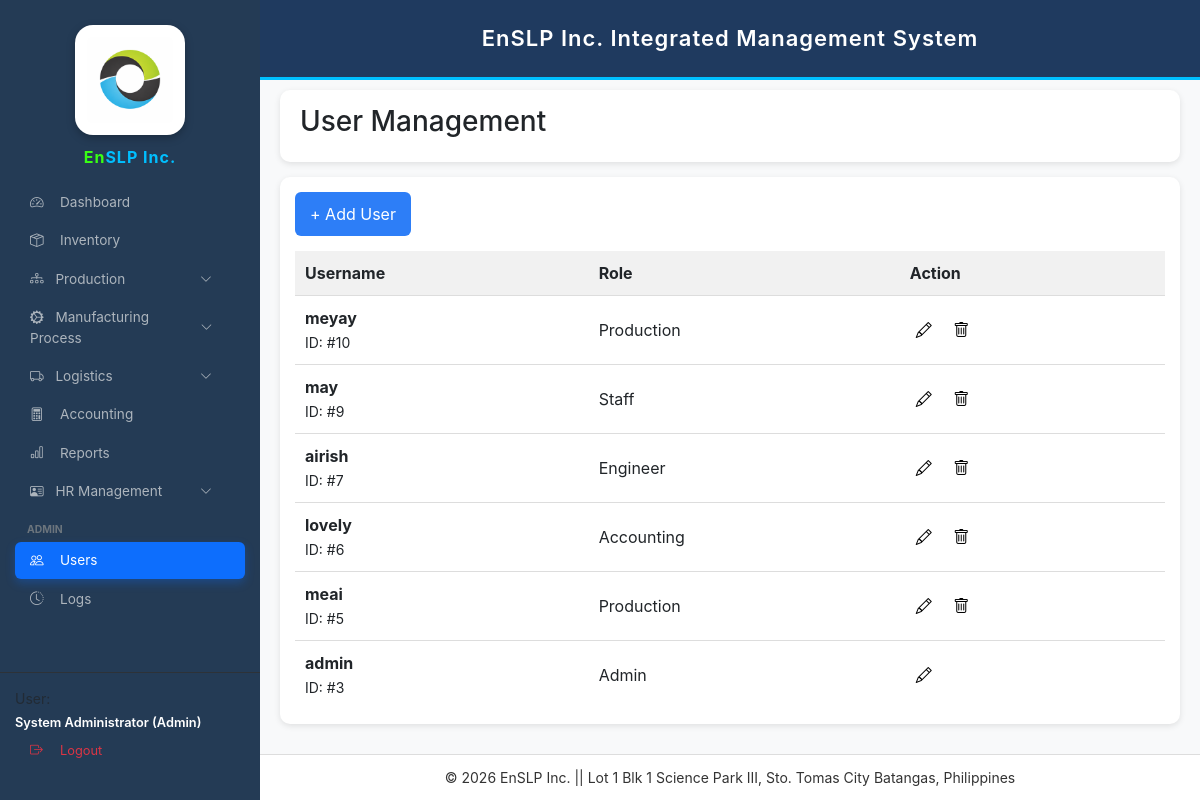
Page /users.php (signed in) on the earlier database version.
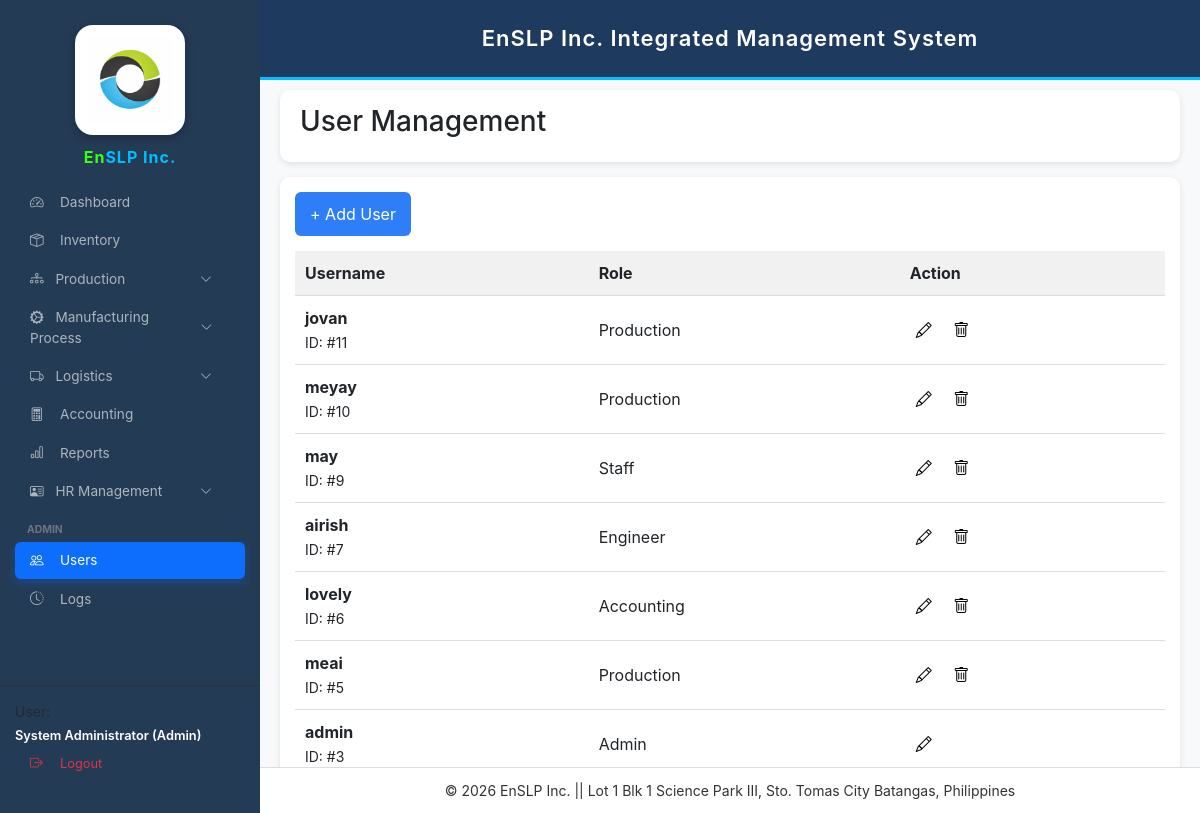
Same page on the later database version.
### tables this page shows
CREATE TABLE `users` (
  `id` int(11) NOT NULL,
  `username` varchar(50) NOT NULL,
  `full_name` varchar(100) DEFAULT NULL,
  `password` varchar(255) DEFAULT NULL,
  `role` varchar(20) DEFAULT 'Admin',
  `status` varchar(20) DEFAULT 'active'
);

### users.php (the view, shortened to what this page needs)
<?php
include 'config.php';
?>
<!DOCTYPE html>
<html lang="en">
<head>
<link href="https://cdn.jsdelivr.net/npm/bootstrap@5.3.0/dist/css/bootstrap.min.css" rel="stylesheet">
<link rel="stylesheet" href="https://cdn.jsdelivr.net/npm/bootstrap-icons@1.11.0/font/bootstrap-icons.css">
</head>
<body>
<?php include 'sidebar.php'; ?>
<?php include "header.php"; ?>
<div class="main-content">
    <div class="title-card">
        <h3>User Management</h3>
    </div>
    <div class="table-card">
        <div style="margin-bottom:15px;">
            <button class="btn-primary-custom" data-bs-toggle="modal" data-bs-target="#addUserModal">
                + Add User
            </button>
        </div>
        <div class="table-responsive">
            <table>
                <thead>
                    <tr>
                        <th>Username</th>
                        <th>Role</th>
                        <th>Action</th>
                    </tr>
                </thead>
                <tbody>
                <?php
                $users = $conn->query("SELECT * FROM users ORDER BY id DESC");
                while($row = $users->fetch(PDO::FETCH_ASSOC)):
                ?>
                <tr>
                    <td>
                        <strong><?= htmlspecialchars($row['username']) ?></strong><br>
                        <small>ID: #<?= $row['id'] ?></small>
                    </td>
                    <td><?= htmlspecialchars($row['role']) ?></td>
                    <td>
                        <button class="icon-btn"
                        onclick="openEditModal('<?= $row['id'] ?>','<?= htmlspecialchars($row['username']) ?>','<?= $row['role'] ?>')">
                        <i class="bi bi-pencil"></i>
                        </button>
                        <?php if($row['id'] != $_SESSION['user_id']): ?>
                        <button class="icon-btn"
                        onclick="confirmDelete(<?= $row['id'] ?>,'<?= htmlspecialchars($row['username']) ?>')">
                        <i class="bi bi-trash"></i>
                        </button>
                        <?php endif; ?>
                    </td>
                </tr>
                <?php endwhile; ?>
                </tbody>
            </table>
        </div>
    </div>
</div>
<?php include 'footer.php'; ?>
</body>
</html>

Differences in the rows shown:
added users: username "jovan", id "11", role "Production"
